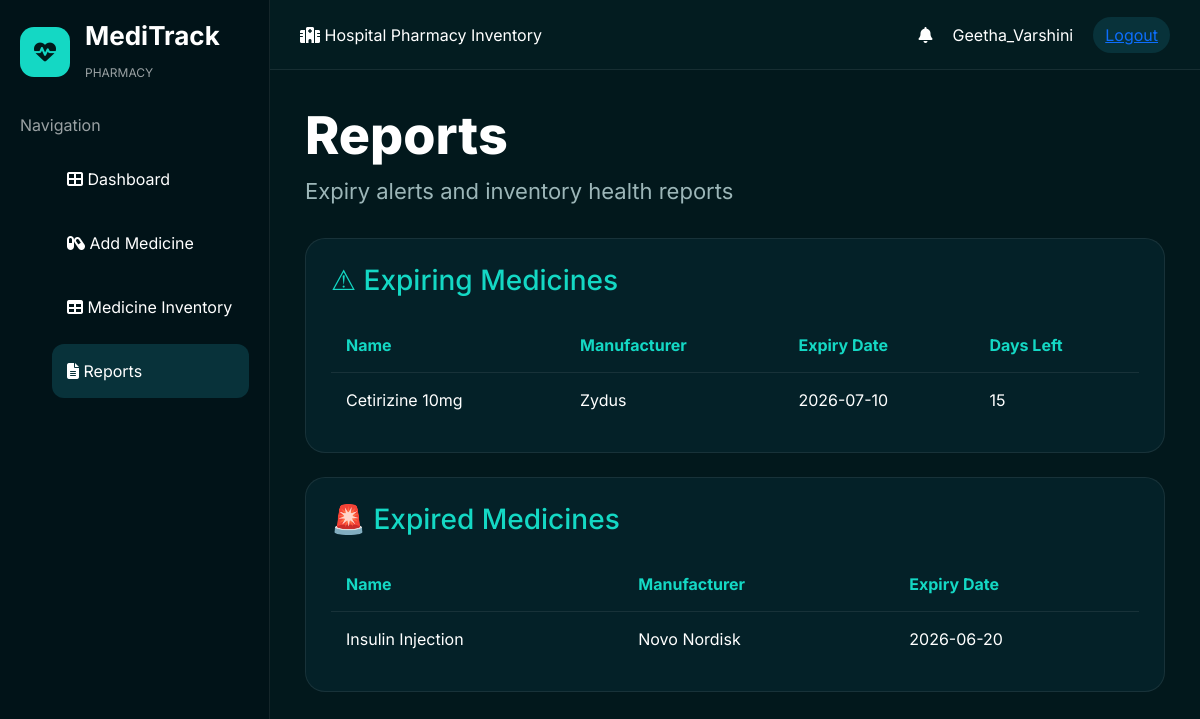
The app's page /reports (signed in) with its own data.
### tables this page shows
CREATE TABLE users(
    id INTEGER PRIMARY KEY AUTOINCREMENT,
    fullname TEXT,
    username TEXT UNIQUE,
    email TEXT UNIQUE,
    password TEXT
);

CREATE TABLE medicines(
    id INTEGER PRIMARY KEY AUTOINCREMENT,
    name TEXT NOT NULL,
    manufacturer TEXT,
    quantity INTEGER,
    expiry_date TEXT
, user_id INTEGER);

### app.py (the view)
@app.route("/reports")
def reports():
    username = session["user"]
    conn = sqlite3.connect("hospital.db")
    cursor = conn.cursor()
    cursor.execute(
        "SELECT id FROM users WHERE username=?",
        (username,)
    )
    user_id = cursor.fetchone()[0]
    cursor.execute(
        "SELECT * FROM medicines WHERE user_id=?",
        (user_id,)
   )
    medicines = cursor.fetchall()
    conn.close()
    expiring_medicines = []
    expired_medicines = []
    today = datetime.today()
    for medicine in medicines:
        expiry = datetime.strptime(
            medicine[4],
            "%Y-%m-%d"
        )
        days_left = (expiry - today).days
        if days_left < 0:
            expired_medicines.append({
                "name": medicine[1],
                "manufacturer": medicine[2],
                "expiry": medicine[4]
            })
        elif days_left <= 30:
            expiring_medicines.append({
                "name": medicine[1],
                "manufacturer": medicine[2],
                "expiry": medicine[4],
                "days_left": days_left
            })
    return render_template(
        "reports.html",
        expiring_medicines=expiring_medicines,
        expired_medicines=expired_medicines,
        active_page="reports"
    )

### app.py (called while the page is built)
@app.context_processor
def inject_notifications():
    return dict(
        notification_count=0,
        urgent_medicines=[]
    )

### templates/reports.html
{% extends 'base.html' %}
{% block content %}
<div class="page-header">
    <h1>Reports</h1>
    <p>
        Expiry alerts and inventory health reports
    </p>
</div>
<div class="report-card">
    <h3>⚠ Expiring Medicines</h3>
    <table>
        <thead>
            <tr>
                <th>Name</th>
                <th>Manufacturer</th>
                <th>Expiry Date</th>
                <th>Days Left</th>
            </tr>
        </thead>
        <tbody>
        {% for medicine in expiring_medicines %}
            <tr>
                <td>{{ medicine.name }}</td>
                <td>{{ medicine.manufacturer }}</td>
                <td>{{ medicine.expiry }}</td>
                <td>{{ medicine.days_left }}</td>
            </tr>
        {% endfor %}
        </tbody>
    </table>
</div>
<br>
<div class="report-card">
    <h3>🚨 Expired Medicines</h3>
    <table>
        <thead>
            <tr>
                <th>Name</th>
                <th>Manufacturer</th>
                <th>Expiry Date</th>
            </tr>
        </thead>
        <tbody>
        {% for medicine in expired_medicines %}
            <tr>
                <td>{{ medicine.name }}</td>
                <td>{{ medicine.manufacturer }}</td>
                <td>{{ medicine.expiry }}</td>
            </tr>
        {% endfor %}
        </tbody>
    </table>
</div>
{% endblock %}

### templates/base.html (shortened to what this page needs)
<!DOCTYPE html>
<html>
<head>
    <link href="https://cdn.jsdelivr.net/npm/bootstrap@5.3.3/dist/css/bootstrap.min.css" rel="stylesheet">
    <link rel="stylesheet"
          href="{{ url_for('static', filename='style.css') }}">
<link href="https://cdnjs.cloudflare.com/ajax/libs/font-awesome/6.5.2/css/all.min.css" rel="stylesheet">
</head>
<body>
<div class="app-layout">
    <aside class="sidebar">
        <div class="logo-section">
            <div class="logo-icon">
                <i class="fas fa-heartbeat"></i>
            </div>
            <div>
                <h3>MediTrack</h3>
                <span>PHARMACY</span>
            </div>
        </div>
        <div class="nav-title">
            Navigation
        </div>
        <ul class="sidebar-menu">
            <li class="{% if active_page == 'dashboard' %}active{% endif %}"
                onclick="location.href='/'">
                <i class="fas fa-th-large"></i>
                Dashboard
            </li>
            <li class="{% if active_page == 'add' %}active{% endif %}"
                onclick="location.href='/add'">
                <i class="fas fa-capsules"></i>
                Add Medicine
            </li>
            <li class="{% if active_page == 'medicines' %}active{% endif %}"
                onclick="location.href='/medicines'">
                <i class="fas fa-table"></i>
                Medicine Inventory
            </li>
            <li class="{% if active_page == 'reports' %}active{% endif %}"
                onclick="location.href='/reports'">
                <i class="fas fa-file-alt"></i>
                Reports
            </li>
        </ul>
    </aside>
    <main class="main-content">
        <div class="topbar">
            <div>
                <i class="fas fa-hospital"></i>
                Hospital Pharmacy Inventory
            </div>
            <div class="profile-section">
                <div class="notification-wrapper">
                    <i class="fas fa-bell notification-icon"></i>
                </div>
                <span>{{ session.get('user', 'Guest') }}</span>
                <a href="/logout" class="staff-badge">
                    Logout
                </a>
            </div>
        </div>
        <div class="page-content">
            {% block content %}
            {% endblock %}
        </div>
    </main>
</div>
</body>
</html>

### static/style.css (style rules this page uses)
* { margin:0; padding:0; box-sizing:border-box; font-family:'Inter',sans-serif; }
body { background:#02181c; color:white; }
.app-layout { display:flex; min-height:100vh; }
.sidebar { width:270px; min-width:270px; background:#011318; border-right:1px solid rgba(255,255,255,.08); padding:20px; }
.logo-section { display:flex; align-items:center; gap:15px; padding-bottom:30px; }
.logo-icon { width:50px; height:50px; border-radius:14px; background:#14d8c4; display:flex; align-items:center; justify-content:center; color:#001a1a; font-size:22px; }
.logo-section h3 { font-size:26px; font-weight:700; }
.logo-section span { font-size:12px; opacity:.6; }
.nav-title { opacity:.6; margin-bottom:15px; }
.sidebar-menu { list-style:none; }
.sidebar-menu li { padding:15px; border-radius:12px; margin-bottom:10px; cursor:pointer; transition:.3s; }
.sidebar-menu .active { background:#08323a; }
.main-content { flex:1; overflow-x:hidden; }
.topbar { height:70px; border-bottom:1px solid rgba(255,255,255,.08); display:flex; justify-content:space-between; align-items:center; padding:0 30px; background:#031c20; }
.profile-section { display:flex; gap:20px; align-items:center; }
.staff-badge { background:#08323a; padding:6px 12px; border-radius:20px; }
.page-content { padding:35px; }
.page-header h1 { font-size:52px; font-weight:800; margin-bottom:8px; }
.page-header p { font-size:22px; color:#9cb6b8; }
.page-header { margin-bottom:30px; }
table { width:100%; border-collapse:collapse; }
th { text-align:left; padding:15px; color:#14d8c4; }
td { padding:15px; border-top:1px solid rgba(255,255,255,.08); }
.report-card { background:#042128; padding:25px; border-radius:20px; border:1px solid rgba(255,255,255,.08); }
.report-card h3 { margin-bottom:20px; color:#14d8c4; }
.notification-wrapper { position:relative; display:inline-block; }
.notification-wrapper { position:relative; cursor:pointer; }

### records on screen
users: get "Geetha_Varshini"
medicines: name "Cetirizine 10mg", manufacturer "Zydus", expiry "2026-07-10", days_left "15"
medicines: name "Insulin Injection", manufacturer "Novo Nordisk", expiry "2026-06-20"
